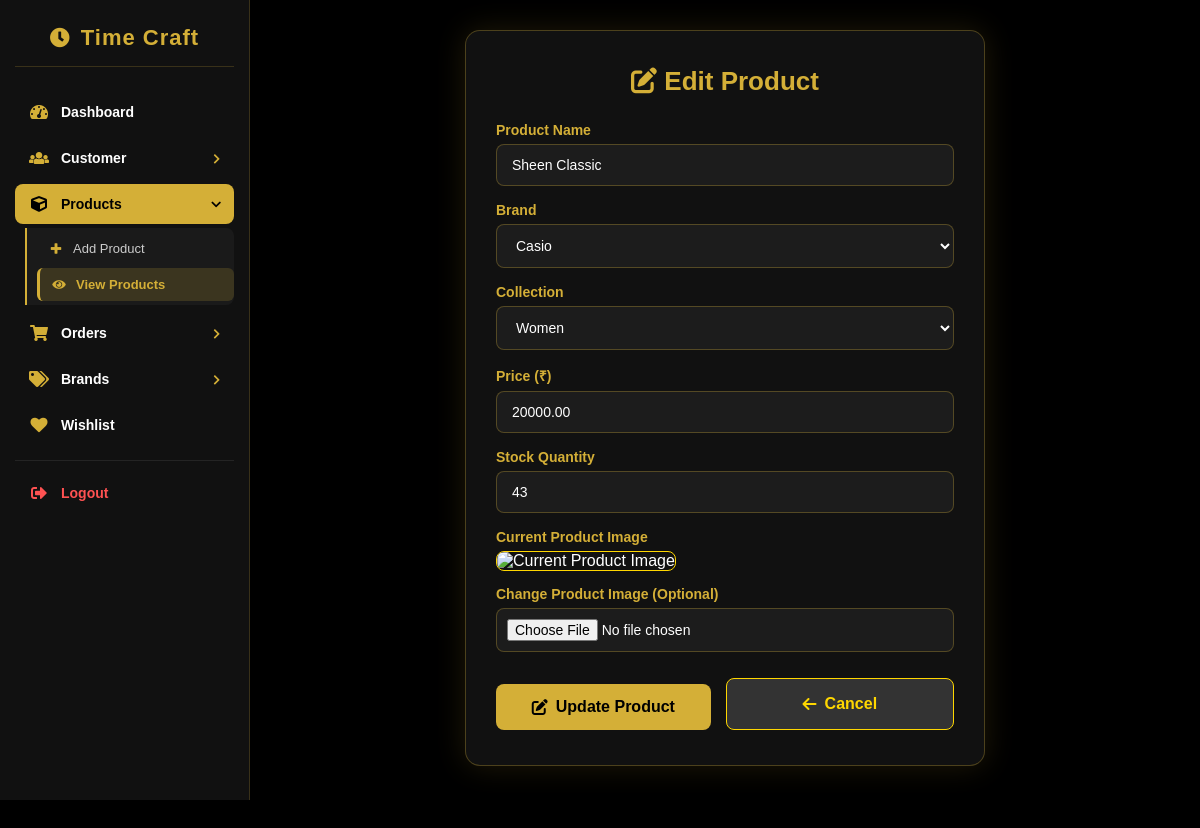
The app's page /admin/edit_product.php?id=23 (signed in) with its own data.
### tables this page shows
CREATE TABLE `product` (
  `id` int(11) NOT NULL,
  `product_name` varchar(100) NOT NULL,
  `brand` varchar(50) NOT NULL,
  `price` decimal(12,2) NOT NULL,
  `image` varchar(255) NOT NULL,
  `collection` varchar(255) NOT NULL,
  `stock` int(11) NOT NULL
);

### admin/edit_product.php (the view, shortened to what this page needs)
<?php
include("conn.php");
$id = intval($_GET['id']);
$qry = "SELECT * FROM product WHERE id='$id'";
$result = mysqli_query($conn, $qry);
$row = mysqli_fetch_assoc($result);
?>
<!DOCTYPE html>
<html lang="en">
<head>
    <link rel="stylesheet" href="https://cdnjs.cloudflare.com/ajax/libs/font-awesome/6.7.2/css/all.min.css">
    <link rel="stylesheet" href="admin.css">
</head>
<body>
<?php $active_page = 'products'; include 'admin_sidebar.php'; ?>
<div class="admin-main">
    <div class="product-content">
        <div class="form-box">
            <h2><i class="fa-solid fa-pen-to-square"></i> Edit Product</h2>
            <form method="post" enctype="multipart/form-data">
                <label>Product Name</label>
                <input type="text" name="product_name" value="<?php echo htmlspecialchars($row['product_name']); ?>" required>
                <label>Brand</label>
                <select name="brand" required>
                    <?php
                    $b_res = mysqli_query($conn, "SELECT `Brand Name` FROM brand ORDER BY `Brand Name` ASC");
                    $db_brands = [];
                    if ($b_res && mysqli_num_rows($b_res) > 0) {
                        while ($b_row = mysqli_fetch_assoc($b_res)) {
                            $db_brands[] = $b_row['Brand Name'];
                        }
                    }
                    foreach ($db_brands as $bname) {
                        $sel = ($row['brand'] == $bname) ? 'selected' : '';
                        echo '<option value="' . htmlspecialchars($bname) . '" ' . $sel . '>' . htmlspecialchars($bname) . '</option>';
                    }
                    ?>
                </select>
                <label>Collection</label>
                <select name="collection" required>
                    <?php
                    $collections = ['Men', 'Women', 'Luxury', 'Smart', 'Sport'];
                    foreach ($collections as $col) {
                        $c_sel = ($row['collection'] == $col) ? 'selected' : '';
                        echo '<option value="' . $col . '" ' . $c_sel . '>' . $col . '</option>';
                    }
                    ?>
                </select>
                <label>Price (₹)</label>
                <input type="number" name="price" value="<?php echo htmlspecialchars($row['price']); ?>" step="0.01" min="0" required>
                <label>Stock Quantity</label>
                <input type="number" name="stock" value="<?php echo htmlspecialchars($row['stock']); ?>" min="0" required>
                <label>Current Product Image</label>
                <div style="margin-bottom: 15px;">
                    <img src="../upload/<?php echo htmlspecialchars($row['image']); ?>" alt="Current Product Image" style="width: 90px; height: 90px; object-fit: cover; border-radius: 8px; border: 1px solid #FFD700;" onerror="this.src='../assets/img/logo/logo.png';">
                </div>
                <label>Change Product Image (Optional)</label>
                <input type="file" name="image" accept="image/*">
                <div class="btn-group" style="display: flex; gap: 15px; margin-top: 10px;">
                    <button type="submit" name="update">
                        <i class="fa-solid fa-pen-to-square"></i> Update Product
                    </button>
                    <a href="product.php" style="background: #333; color: #FFD700; border: 1px solid #FFD700; padding: 12px 25px; border-radius: 8px; text-decoration: none; font-weight: bold; display: inline-flex; align-items: center; justify-content: center; width: 100%;">
                        <i class="fa-solid fa-arrow-left" style="margin-right: 8px;"></i> Cancel
                    </a>
                </div>
            </form>
        </div>
    </div>
</div>
</body>
</html>

### admin/admin.css (style rules this page uses)
*, *::before, *::after { margin: 0; padding: 0; box-sizing: border-box; }
:root { --tc-gold: #d4af37; --tc-gold-hover: #f0c030; --tc-dark: #111111; --tc-dark-card: #161616; --tc-dark-border: rgba(212, 175, 55, 0.25); --tc-bg: #000000; }
html, body { width: 100%; min-height: 100vh; background: #000; color: #fff; font-family: Arial, Helvetica, sans-serif; }
a { text-decoration: none; color: inherit; }
.fa, .fas, .far, .fab, .fa-solid, .fa-regular, .fa-brands, [class*="fa-"] { font-style: normal; display: inline-block; line-height: 1; }
.admin-main { margin-left: 250px; width: calc(100% - 250px); min-height: 100vh; padding: 30px 35px 60px; background: #000; color: #fff; box-sizing: border-box; transition: margin-left 0.3s ease, width 0.3s ease; }
.product-content, .customer-content, .brand-content, .admin-content { width: 100%; }
.form-box, .container { max-width: 520px; background: #111; border: 1px solid rgba(212, 175, 55, 0.3); border-radius: 15px; padding: 35px 30px; box-shadow: 0 0 30px rgba(212, 175, 55, 0.15); margin: 0 auto; }
.form-box h2, .container h2 { text-align: center; color: #d4af37; margin-bottom: 25px; font-size: 26px; font-weight: 800; }
.container label, .form-box label { display: block; color: #d4af37; font-weight: 600; margin-bottom: 6px; font-size: 14px; }
.form-box input, .form-box select, .form-box textarea, .container input, .container select, .container textarea { width: 100%; padding: 12px 15px; margin-bottom: 16px; background: #1c1c1c; color: #fff; border: 1px solid rgba(212, 175, 55, 0.3); border-radius: 8px; font-size: 14px; outline: none; transition: 0.25s; }
.form-box input::placeholder, .container input::placeholder, .container textarea::placeholder { color: #777; }
.form-box select option, .container select option { background: #1c1c1c; color: #fff; }
.form-box input[type="file"] { padding: 10px; cursor: pointer; }
.form-box button[type="submit"] { width: 100%; padding: 14px; background: #d4af37; color: #000; border: none; border-radius: 8px; font-size: 16px; font-weight: 800; cursor: pointer; transition: 0.25s; display: flex; align-items: center; justify-content: center; gap: 8px; margin-top: 6px; }
.btn-group { display: flex; gap: 12px; margin-top: 10px; }

### records on screen
product: product_name "Sheen Classic", price "20000.00", stock "43"

### other values on screen
form field brand "Casio"
form field collection "Women"
